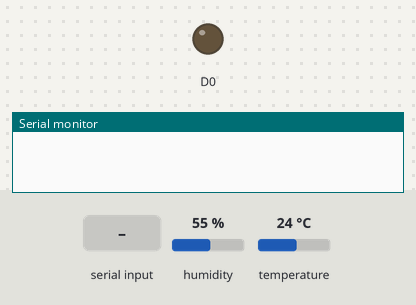
A sketch run on a simulated ESP8266 (NodeMCU). Parts: output pins drawn as LEDs (lit = HIGH), the last lines printed to the serial monitor. The test bench sets the inputs (shaded band); at power-on: humidity 55 %, temperature 24 °C.

Above: at 1.2 s.
1.3 s: "b" received over the second serial link
At 2.4 s:
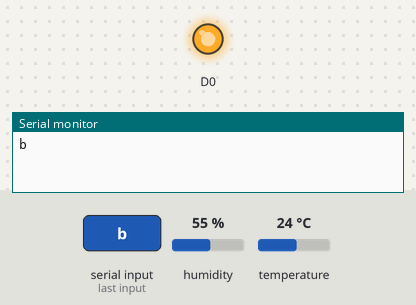
2.8 s: "t" received over the second serial link
4.3 s: "h" received over the second serial link
Timing chart, 0 to 7.3 s (numbered marks = the images above; inputs shaded):
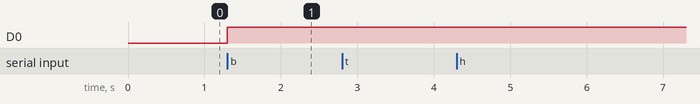

Measured:
- after the input at 1.3 s, D0: LOW → HIGH at once

The sketch:

Bluetooth_example.ino
```cpp
#include <SoftwareSerial.h>
#include "DHT.h"

#define DHTPIN D2
#define DHTTYPE DHT11

DHT dht(DHTPIN, DHTTYPE);
SoftwareSerial mySerial(D5, D6); // RX, TX


void setup() {
  pinMode(D0, OUTPUT);
  Serial.begin(9600);//PC - NODE
  mySerial.begin(9600);//NODE - PC
  dht.begin();
}

void loop() {
  float temperature = dht.readTemperature();
  float humidity = dht.readHumidity();

  if (mySerial.available()) {
    //receive Serial Port
    char command = mySerial.read();
    Serial.print(command);
    Serial.println();
    switch(command) {
      case 't':
        mySerial.print(temperature);
        mySerial.print("c");
        break;
      case 'h':
        mySerial.print(humidity);
        mySerial.print("%");
        break;
      case 'a':
        digitalWrite(D0, LOW);
        mySerial.print("LED ON");
        break;
      case 'b':
        digitalWrite(D0, HIGH);
        mySerial.print("LED OFF");
        break;
    }
  }
}
```
